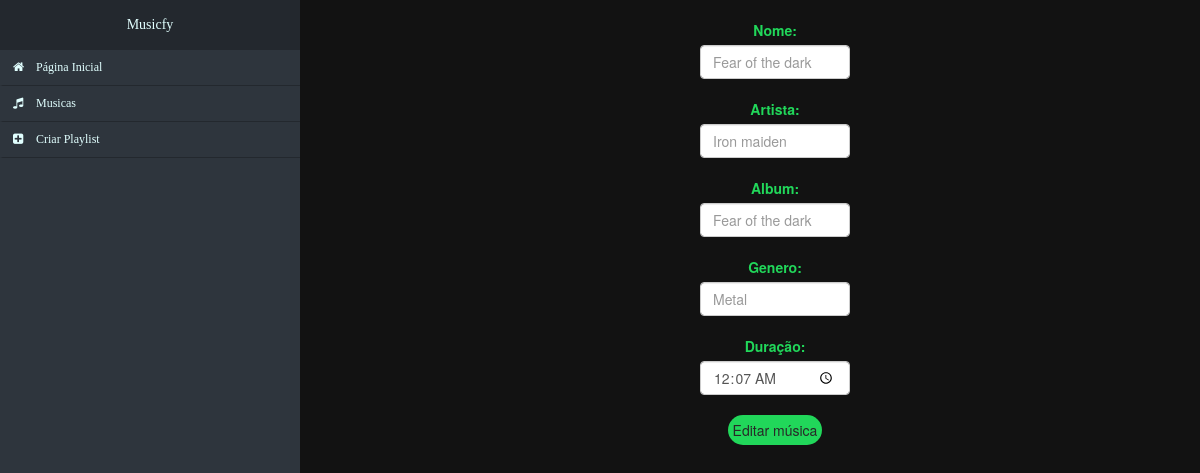
The app's page /controller/editar_musica.php?id=2 with its own data.
### tables this page shows
CREATE TABLE `musica` (
  `id` int(11) NOT NULL,
  `nome` varchar(255) DEFAULT NULL,
  `autor` varchar(255) DEFAULT NULL,
  `album` varchar(255) DEFAULT NULL,
  `genero` varchar(255) DEFAULT NULL,
  `duracao` time DEFAULT NULL,
  `status` tinyint(1) DEFAULT NULL
);

### controller/editar_musica.php (the view, shortened to what this page needs)
<?php
	include 'header.php';
	include 'conexao.php';
	$id = $_GET['id'];
	$sql = "SELECT * FROM musica WHERE id=$id";
	$musica = $conexao->query($sql);
	$musica = $musica->fetch_assoc();
?>
<div style="text-align: center; margin: 20px; margin-left: 700px;margin-right: 350px;">
	<form action="editar_musica.php?id=<?php echo $id; ?>" method="POST">
		<label>Nome: </label> <input class="form-control" type="text" name="nome" placeholder="<?php echo $musica['nome']; ?>"><br>
		<label>Artista: </label> <input class="form-control" type="text" name="autor" placeholder="<?php echo $musica['autor']; ?>"><br>
		<label>Album: </label> <input class="form-control" type="text" name="album" placeholder="<?php echo $musica['album']; ?>"><br>
		<label>Genero: </label> <input class="form-control" type="text" name="genero" placeholder="<?php echo $musica['genero']; ?>"><br>
		<label>Duração: </label> <input class="form-control" type="time" name="duracao" value="<?php echo $musica['duracao']; ?>"><br>
		<button>Editar música</button>
	</form>
</div>
<?php
include '../footer.php';
?>

### style.css (style rules this page uses)
body { margin: 0px; padding: 0px; }

### controller/header.php (style rules this page uses)
button { background-color: #21d75a; color: #282828; border-radius: 15px; border: none; padding: 5px; }
label { color:#21d75a; }

### records on screen
musica: nome "Fear of the dark", autor "Iron maiden", album "Fear of the dark", genero "Metal", duracao "00:07:00"
